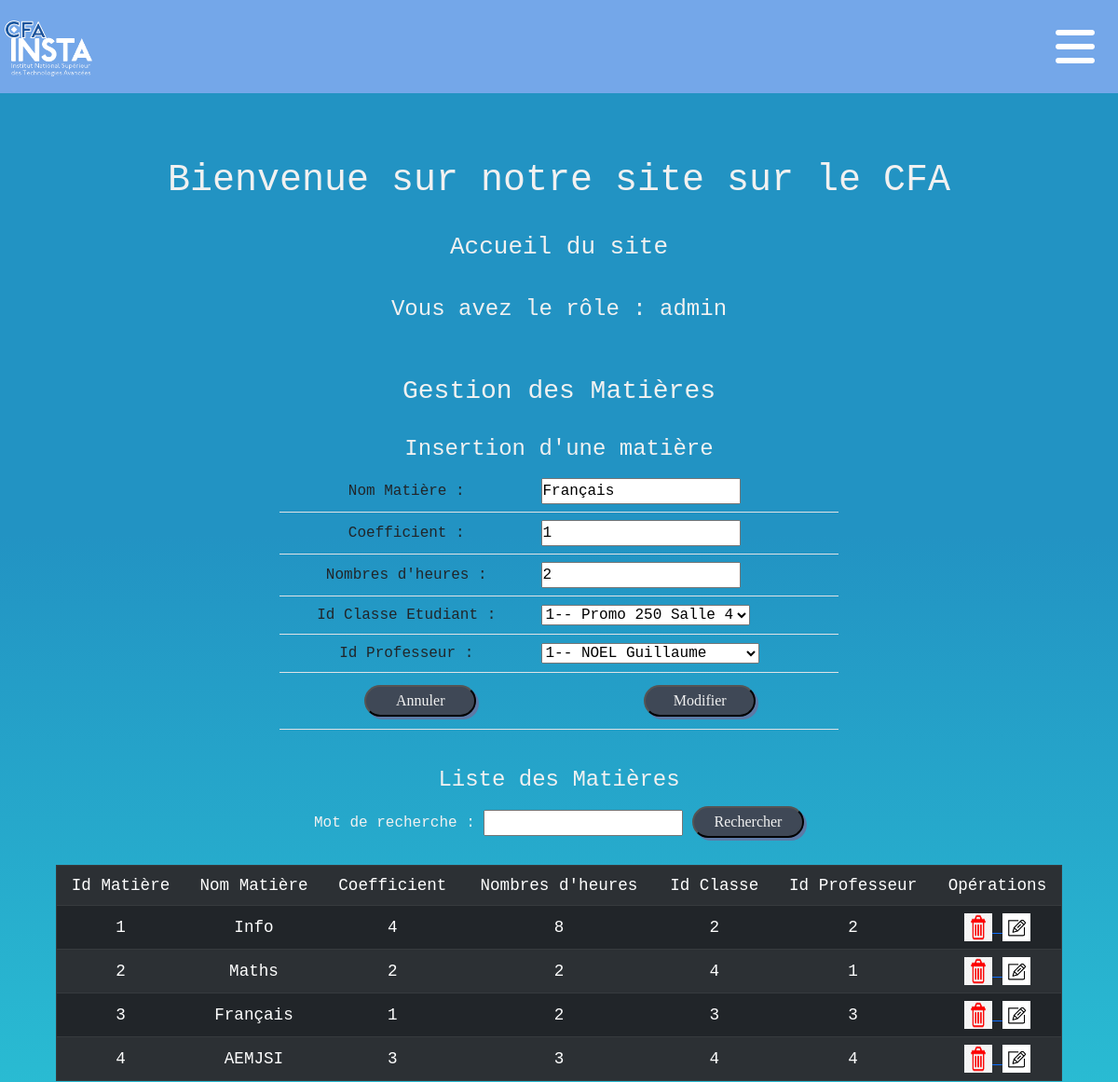
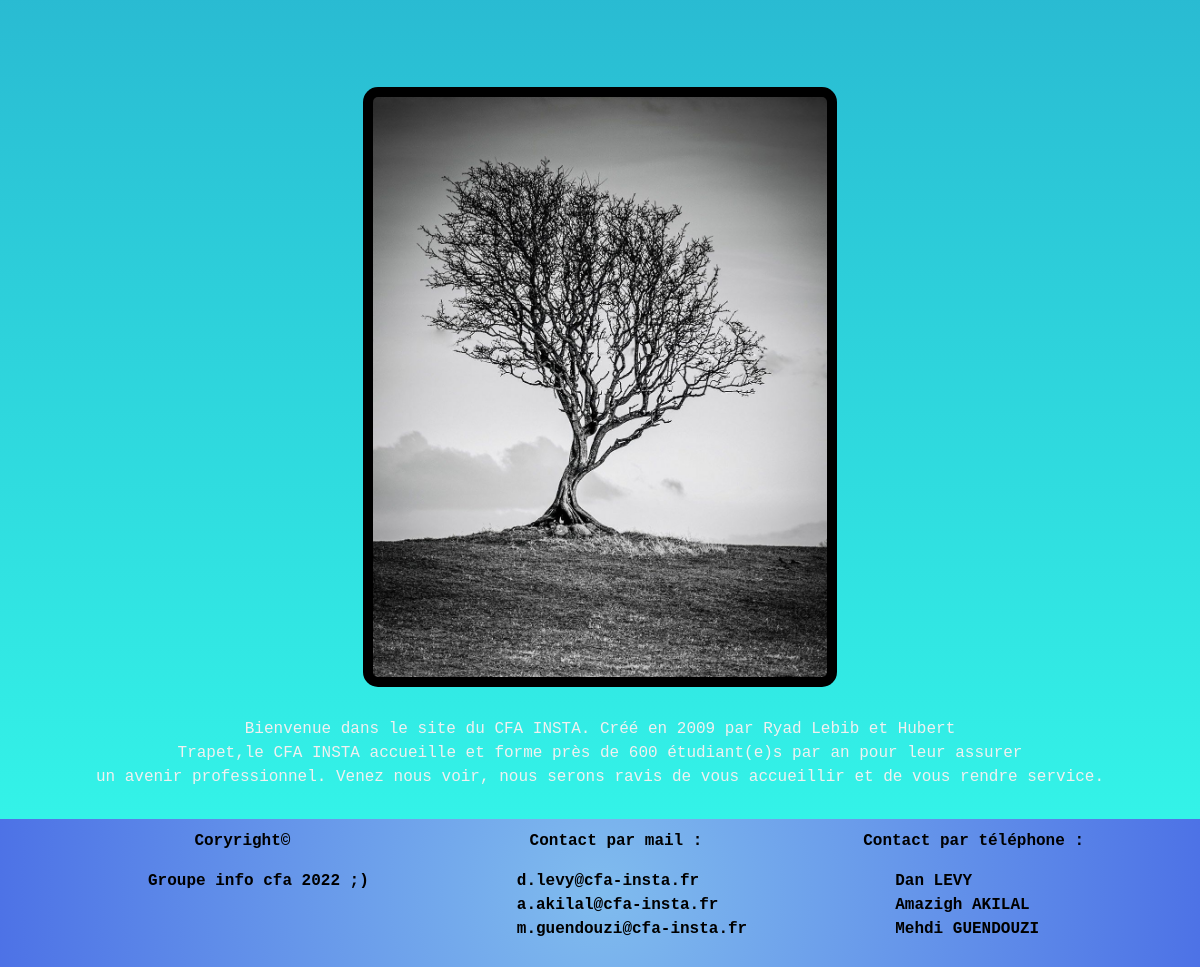
The page /home.php?page=4&action=edit&idmatiere=3 (signed in) on the database its author committed (2 pictures, top to bottom).
### tables this page shows
create table matiere(
    idmatiere int(3) not null auto_increment,
    nomMatiere varchar(50) not null,
    coef int(2) not null,
    nbHeures int(3) not null,
    idclasse int(3) not null,
    idprofesseur int(3) not null,
    primary key (idmatiere),
    foreign key(idclasse) references classe(idclasse),
    foreign key(idprofesseur) references professeur(idprofesseur)
);

### fonctions/fonctions.php (called while the page is built, shortened)
<?php
     function connexion ()
     {
        $con = mysqli_connect("localhost", "root", "", "groupe_cfa_250");
         return $con;
     }
function selectAllClasses (){
    $requete = "select * from classe; ";
    $con = connexion();
    if ($con){
        $lesClasses = mysqli_query($con, $requete);
    }
    else{
        return null;
    }
    return $lesClasses;
}
function selectAllProfesseurs (){
    $requete = "select * from professeur; ";
    $con = connexion();
    if ($con){
        $lesProfesseurs = mysqli_query($con, $requete);
    }
    else{
        return null;
    }
    return $lesProfesseurs;
}
function selectAllMatieres (){
    $requete = "select * from matiere; ";
    $con = connexion();
    if ($con){
        $lesMatieres = mysqli_query($con, $requete);
    }
    else{
        return null;
    }
    return $lesMatieres;
}
function selectWhereMatiere($idmatiere){
    $requete = "select * from matiere where idmatiere = " .$idmatiere;
    $con = connexion();
    if ($con){
        $lesMatieres = mysqli_query($con, $requete);
        $uneMatiere = mysqli_fetch_assoc($lesMatieres);
    }
    else{
        return null;
    }
    return $uneMatiere;
}
?>

### vues/vue_insert_matiere.php (the view, shortened to what this page needs)
<h4>Insertion d'une matière</h4>
<form method="post" action="">
    <table class="table table-hover table_insert" border="0">
        <tr>
            <td class="align-middle text-center">Nom Matière :</td>
            <td>
                <input type="text" name="nomMatiere" required value="<?php if($laMatiere != null) echo $laMatiere['nomMatiere']; ?>">
            </td>
        </tr>
        <tr>
            <td class="align-middle text-center">Coefficient :</td>
            <td>
                <input type="number" name="coef" required value="<?php if($laMatiere != null) echo $laMatiere['coef']; ?>">
            </td>
        </tr>
        <tr>
            <td class="align-middle text-center">Nombres d'heures :</td>
            <td>
                <input type="number" name="nbHeures" value="<?php if($laMatiere != null) echo $laMatiere['nbHeures']; ?>">
            </td>
        </tr>
        <tr>
            <td class="align-middle text-center">Id Classe Etudiant :</td>
            <td>
            <select name="idclasse">
                    <?php
                        foreach ($lesClasses as $uneClasse){
                            echo "<option value='".$uneClasse['idclasse']."'>";
                            echo $uneClasse['idclasse']."-- ".$uneClasse['nomClasse']."  ".$uneClasse['salle'];
                            echo "</option>";
                        }
                    ?>
                </select>
            </td>
        </tr>
        <tr>
            <td class="align-middle text-center">Id Professeur :</td>
            <td>
            <select name="idprofesseur">
                    <?php
                        foreach ($lesProfesseurs as $unProfesseur){
                            echo "<option value='".$unProfesseur['idprofesseur']."'>";
                            echo $unProfesseur['idprofesseur']."-- ".$unProfesseur['nom']."  ".$unProfesseur['prenom'];
                            echo "</option>";
                        }
                    ?>
                </select>
            </td>
        </tr>
        <tr>
            <td class="align-middle text-center">
                <input class="boutonP" type="reset" name="Annuler" value="Annuler">
            </td>
            <td class="align-middle text-center">
                <input class="boutonP" type="submit"    <?php
                 if ($laMatiere != null) {
                    echo 'name = "Modifier" value = "Modifier"';
                } else {
                    echo 'name = "Valider" value = "Valider"';
                }
                ?> >
            </td>
        </tr>
    </table>
</form>

### vues/vue_les_matieres.php (shortened to what this page needs)
<h4> Liste des Matières </h4>
<form method="post" action="">
    Mot de recherche :
    <input type="text" name="mot">
    <input class="boutonP" type="submit" name="Rechercher" value="Rechercher">
</form>
<br />
<div style="width: 90%">
    <table class="table table-hover table-striped table-dark table_inline_flex" border="1">
        <tr>
            <td class="text-center align-midlle"> Id Matière</td>
            <td class="text-center align-midlle"> Nom Matière</td>
            <td class="text-center align-midlle"> Coefficient </td>
            <td class="text-center align-midlle"> Nombres d'heures</td>
            <td class="text-center align-midlle"> Id Classe</td>
            <td class="text-center align-midlle"> Id Professeur</td>
             <?php if(isset($_SESSION['email']) and $_SESSION['role'] == "admin"){
                    echo "<td class='text-center align-midlle'> Opérations</td>";
                     }
                    ?>
        </tr>
        <?php
        foreach ($lesMatieres as $uneMatiere) {
            echo "<tr>";
            echo "<td class='text-center align-middle'>" . $uneMatiere['idmatiere'] . "</td>";
            echo "<td class='text-center align-middle'>" . $uneMatiere['nomMatiere'] . "</td>";
            echo "<td class='text-center align-middle'>" . $uneMatiere['coef'] . "</td>";
            echo "<td class='text-center align-middle'>" . $uneMatiere['nbHeures'] . "</td>";
            echo "<td class='text-center align-middle'>" . $uneMatiere['idclasse'] . "</td>";
            echo "<td class='text-center align-middle'>" . $uneMatiere['idprofesseur'] . "</td>";
            if(isset($_SESSION['email']) and $_SESSION['role'] == "admin"){
            echo "<td class='text-center align-middle'>";
            echo "<a href='home.php?page=4&action=sup&idmatiere=" . $uneMatiere['idmatiere'] . "'>";
            echo "<img src = 'images/delete.png' height = '30' width = '30'> ";
            echo "</a>";
            echo "<a href='home.php?page=4&action=edit&idmatiere=" . $uneMatiere['idmatiere'] . "'>";
            echo "<img src = 'images/edit.png' height = '30' width = '30'> ";
            echo "</a>";
            echo "</td>";
            }
            echo "</tr>";
        }
        ?>
    </table>
</div> <br />

### style1.css (style rules this page uses)
* { margin: 0; padding: 0; }
body { background: linear-gradient(180deg, rgba(34, 147, 195, 1) 27%, rgba(45, 253, 235, 0.9626225490196079) 100%); background-size: cover; color: #F1F1F1; background-repeat: no-repeat; font-family: 'Roboto Mono', monospace; min-width: 360px; height: 100%; }
@media all and (min-width: 1036px) { .table_inline_flex { margin-right: 50px; font-size: 1.1em; } }
@media all and (min-width: 1036px) { .table_insert { width: 600px; } }
.boutonP { margin: 5px 0; border-radius: 30px; font-family: fantasy; background-color: #3F4856; color: #F1F1F1; width: 120px; padding: 3px; box-shadow: 3px 3px #5D79A5; }
.boutonP:first-child { margin-left: 30px; }

### rows shown on the page
matiere: nomMatiere "Français", coef "1", nbHeures "2", idmatiere "3", idclasse "3", idprofesseur "3"
matiere: idmatiere "1", nomMatiere "Info", coef "4", nbHeures "8", idclasse "2", idprofesseur "2"
matiere: idmatiere "2", nomMatiere "Maths", coef "2", nbHeures "2", idclasse "4", idprofesseur "1"
matiere: idmatiere "4", nomMatiere "AEMJSI", coef "3", nbHeures "3", idclasse "4", idprofesseur "4"

### other values the page prints
$_SESSION['role'] "admin"
form field idclasse "1-- Promo 250 Salle 4"
form field idprofesseur "1-- NOEL Guillaume"
